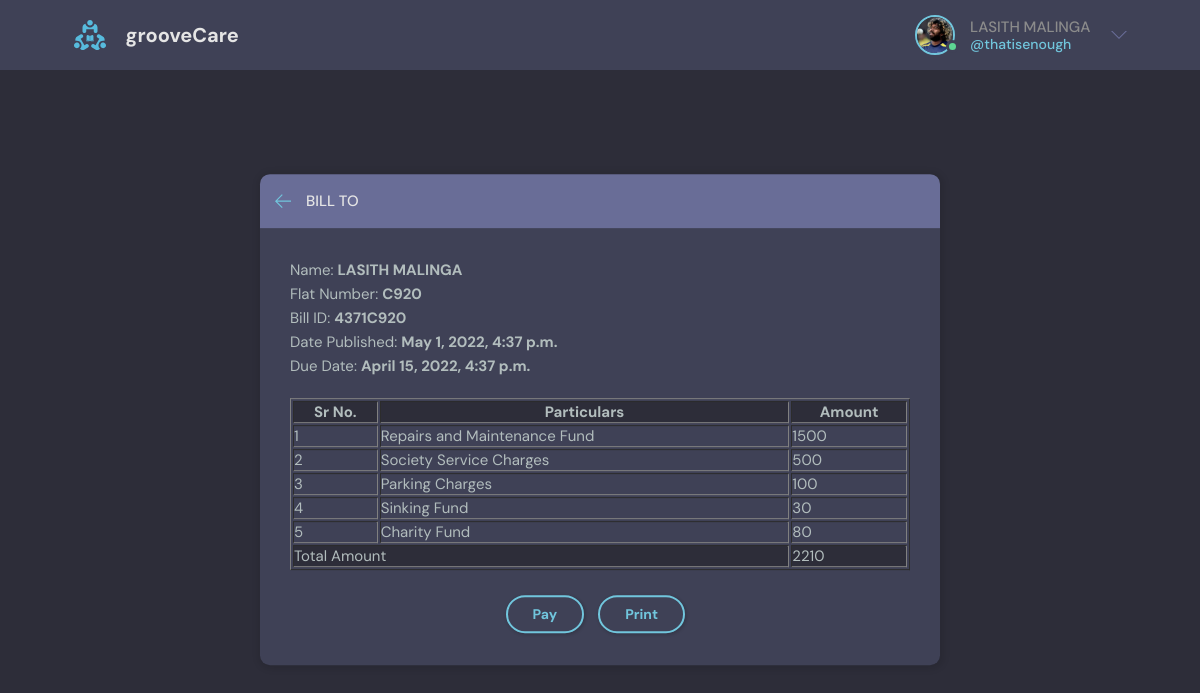
The app's page /bill/47 (signed in) with its own data.
### main/models.py (models this page shows, shortened)
class Profile(models.Model):
    ch = (
        ("r", "Resident"),
        ("s", "Staff"),
        ("a", "Superuser")
    )
    user = models.OneToOneField(User, null=True, on_delete=models.CASCADE)
    name = models.CharField(max_length=100, null=True)
    email = models.EmailField()
    age = models.IntegerField(blank=True)
    flat_no = models.CharField(max_length=10)
    phone_number = models.IntegerField()
    photo = models.ImageField(null=True,upload_to='main/images', blank =True)
    status = models.CharField(max_length = 1, null=True, choices=ch)

class Bills(models.Model):
    user = models.ForeignKey(User, null=True, on_delete=models.CASCADE)
    ch = (("y", "Paid"), ("n", "Pending"))
    status = models.CharField(max_length=1, choices=ch, blank=True)
    payment_time = models.DateTimeField(blank=True, default=datetime.datetime.now)
    bill_id = models.CharField(max_length=100, null=True)
    repairs_maintenance_charges = models.IntegerField()
    society_service_charges = models.IntegerField()
    sinking_fund_charges = models.IntegerField(default=80)
    parking_charges = models.IntegerField(default=100)
    charity_charges = models.IntegerField(default=20)
    previous_dues = models.IntegerField(default=0, null=True)
    publish_date = models.DateTimeField(default=datetime.datetime.now, blank=True)
    due_date = models.DateTimeField(blank=True)
    flat_no_and_date = models.CharField(max_length=100)

### main/views.py (the view)
# urls.py: path('bill/<int:bill_id>', views.viewbill, name='viewbill'),
def viewbill(request, bill_id):
    bill = model_to_dict(Bills.objects.get(pk = bill_id))
    username = request.user.get_username()
    for user1 in Profile.objects.all():
        if username == user1.user.username:
            prof = user1
    total = bill['repairs_maintenance_charges'] + bill['society_service_charges'] + bill['charity_charges'] + bill['sinking_fund_charges'] + bill['parking_charges']
    final = total + bill['previous_dues']
    context={'bill':bill, 'profile':prof, 'total':total, 'final':final, 'bill_id': bill_id, 'iprofile':Profile.objects.all()}
    return render(request, 'main/viewbill.html', context )

### main/templates/main/viewbill.html (shortened to what this page needs)
{% extends "main/header1.html" %}
{% block content %}
{% load static %}
<body>
  <main class="create-room layout">
    <div class="container">
      <div class="layout__box">
        <div class="layout__boxHeader">
          <div class="layout__boxTitle">
            <a href="/searchbill">
              <svg version="1.1" xmlns="http://www.w3.org/2000/svg" width="32" height="32" viewBox="0 0 32 32">
                <title>arrow-left</title>
                <path
                  d="M13.723 2.286l-13.723 13.714 13.719 13.714 1.616-1.611-10.96-10.96h27.625v-2.286h-27.625l10.965-10.965-1.616-1.607z">
                </path>
              </svg>
            </a>
            <h3>Bill to</h3>
          </div>
        </div>
        <div class="layout__body" id="printableArea">
            <div class="form__group">
              <p for="room_name">Name: <strong>{{profile.name}}</strong></p>
              <p for="room_name">Flat Number: <strong>{{profile.flat_no}}</strong></p>
              <p for="room_name">Bill ID: <strong>{{bill.bill_id}}</strong></p>
              <p for="room_name">Date Published: <strong>{{bill.publish_date}}</strong></p>
              <p for="room_name">Due Date: <strong>{{bill.due_date}}</strong></p>
            </div>
            <div class="form__group">
                <table width="100%" border="1px">
                    <tr style="background: #2d2d39;">
                        <th class="text-center">
                            Sr No.
                        </th>
                        <th class="text-center" colspan="3">
                            Particulars
                        </th>
                        <th class="text-center">
                            Amount
                        </th>
                    </tr>
                    <tbody>
                    <tr><td>1</td><td colspan="3">Repairs and Maintenance Fund</td><td>{{bill.repairs_maintenance_charges}}</td></tr>
                    <tr><td>2</td><td colspan="3">Society Service Charges</td><td>{{bill.society_service_charges}}</td></tr>
                    <tr><td>3</td><td colspan="3">Parking Charges</td><td>{{bill.parking_charges}}</td></tr>
                    <tr><td>4</td><td colspan="3">Sinking Fund</td><td>{{bill.sinking_fund_charges}}</td></tr>
                    <tr><td>5</td><td colspan="3">Charity Fund</td><td>{{bill.charity_charges}}</td></tr>
                    </tbody>
                    <tfoot>
                    <tr style="background: #2d2d39">
                        <td colspan="4">Total Amount</td>
                        <td colspan="1">{{total}}</td>
                    </tr>
                    </tfoot>
                </table>
            </div>
            <div class="form__action">
                {% if bill.status == 'n' %}
                <div style="
                            height: 45px;
                            position: relative;
                            right: 220px;">
                <a href="{% url 'main:pay' bill_id %}" class="btn btn--main btn--pill" style="margin: 5px;">Pay</a>
                <a href="javascript:void(0);" class="btn btn--main btn--pill" onclick="printPageArea('printableArea')" style="margin: 5px;">Print</a><br><br>
                </div>
                {% else %}
                <a href="javascript:void(0);" class="btn btn--main btn--pill" onclick="printPageArea('printableArea')">Print</a><br><br>
                {% endif %}
            </div>
        </div>
      </div>
    </div>
  </main>
  {% endblock %}

### main/templates/main/includes/nav.html (shortened to what this page needs)
{% load static %}
<header class="header header--loggedIn">
	<div class="container">
		<a href="/" class="header__logo">
			<img src="{% static 'images/logo.svg' %}" />
			<h1>grooveCare</h1></a
		>
		<nav class="header__menu">
			{% if user.is_authenticated %}
			<div class="header__user">
				<a href="/">
					<div class="avatar avatar--medium active">
						{% for p in iprofile %} {% if p.user == user %}
						<img src="{{p.photo.url}}" />
						{% endif %} {% endfor %}
					</div>
					<p>
						{% for p in iprofile %} {% if p.user == user %}
						{{p.name}} {% endif %} {% endfor %}<span
							>@{{user.username}}</span
						>
					</p>
				</a>
				<button class="dropdown-button">
					<svg
						version="1.1"
						xmlns="http://www.w3.org/2000/svg"
						width="32"
						height="32"
						viewBox="0 0 32 32"
					>
						<title>More</title>
						<path
							d="M16 21l-13-13h-3l16 16 16-16h-3l-13 13z"
						></path>
					</svg>
				</button>
			</div>
			{% else %}
			<a href="/login">
				<img src="{% static 'images/avatar.svg' %}" />
				<p>Login</p>
			</a>
			{% endif %}
		</nav>
	</div>
</header>

### main/static/main/css/style.css (style rules this page uses)
* { font-family: "DM Sans", -apple-system, BlinkMacSystemFont, "Segoe UI", Roboto, Oxygen, Ubuntu, Cantarell, "Open Sans", "Helvetica Neue", sans-serif; margin: 0; padding: 0; box-sizing: border-box; text-rendering: optimizeLegibility; font-size: inherit; }
body { line-height: 1.6; font-weight: 400; font-size: 1.5rem; color: var(--color-light-gray); background-color: var(--color-bg); min-height: 100vh; }
img { width: 100%; }
a { display: inline-block; color: var(--color-main); text-decoration: none; }
.container { max-width: 120rem; width: 90%; margin: auto; }
.btn { background-color: transparent; border: none; display: inline-flex; align-items: center; gap: 1rem; cursor: pointer; transition: all ease-in-out 0.3s; padding: 1rem 2rem; border-radius: 5px; box-shadow: 1px 1px 3px 1px rgba(0, 0, 0, 0.15); font-weight: 500; }
.btn--main { background-color: var(--color-main); color: var(--color-dark); }
.btn--pill { border-radius: 10rem; font-size: 1.4rem; font-weight: 700; padding: 6px 2.5rem; color: var(--color-main); background: transparent; border: 2px solid var(--color-main); }
.avatar { position: relative; display: inline-block; border-radius: 50%; border: 2px solid var(--color-main); }
.avatar img { display: block; border-radius: 50%; object-fit: cover; object-position: center; }
.avatar::after { content: ""; display: block; position: absolute; background-color: var(--color-gray); z-index: 111; border-radius: 50%; border: 0.3rem solid var(--color-dark); }
.avatar.active::after { background-color: var(--color-success); }
.avatar.avatar--medium img { width: 3.6rem; height: 3.6rem; border-radius: 50%; }
.avatar.avatar--medium:after { width: 0.7rem; height: 0.7rem; bottom: 0px; right: -6px; }
.header { padding: 1.5rem; background-color: var(--color-dark); }
.header > .container { display: flex; gap: 9.5rem; }
.header__logo, .header__user { display: flex; gap: 2rem; align-items: center; }
.header__logo > img { height: 3.2rem; width: 3.2rem; }
.header__logo > h1 { font-weight: 700; font-size: 2rem; color: var(--color-light); }
.header__menu { margin-left: auto; position: relative; }
.header__menu a { display: flex; gap: 1.5rem; align-items: center; font-weight: 500; text-decoration: none; color: var(--color-gray); }
.header__menu img { height: 3.6rem; }
.header__menu p { line-height: 1.2; }
.header__menu span { color: var(--color-main); font-weight: 500; font-size: 1.4rem; display: block; }
.header__menu svg { width: 1.6rem; height: 1.6rem; fill: var(--color-dark-light); }
.dropdown-button { background: transparent; border: 0; outline: 0; cursor: pointer; }
.layout { margin-top: 2.4rem; }
.layout > .container { display: flex; justify-content: space-between; align-items: flex-start; }
.layout__box { width: 90%; max-width: 48rem; min-height: 40rem; position: absolute; top: 50%; left: 50%; transform: translate(-50%, -46%); background-color: var(--color-dark); border-radius: 1rem; box-shadow: 1px 1px 6px 3px rgba(0, 0, 0, 0.1); overflow: hidden; }
.layout__boxHeader { display: flex; padding: 1.5rem; background-color: var(--color-dark-light); }
.layout__boxTitle { display: flex; gap: 1.5rem; align-items: center; }
.layout__boxTitle h3 { text-transform: uppercase; font-weight: 500; color: var(--color-light); }
.layout__boxTitle svg { width: 1.6rem; height: 1.6rem; fill: var(--color-main); }
.layout__body { margin: 3rem; }
.form__group { margin-bottom: 2rem; width: 100%; }
.form__action { display: flex; justify-content: flex-end; gap: 3rem; }
.create-room.layout .layout__box { max-width: 68rem; }

### records on screen
Profile: photo (picture), name "LASITH MALINGA", flat_no "C920"
Bills: bill_id "4371C920", publish_date "May 1, 2022, 4:37 p.m.", due_date "April 15, 2022, 4:37 p.m."

### other values on screen
{{ user.username }} "thatisenough"
{{ bill.repairs_maintenance_charges }} "1500"
{{ bill.society_service_charges }} "500"
{{ bill.parking_charges }} "100"
{{ bill.sinking_fund_charges }} "30"
{{ bill.charity_charges }} "80"
{{ total }} "2210"
